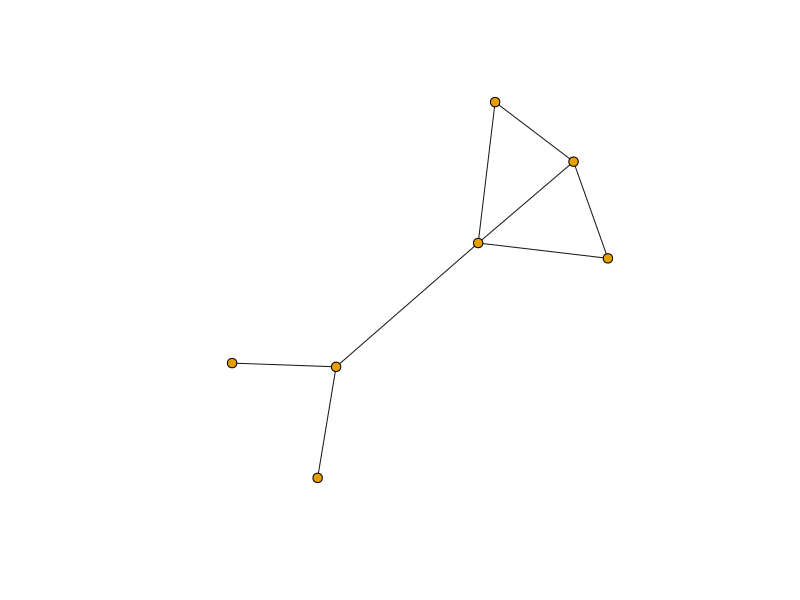
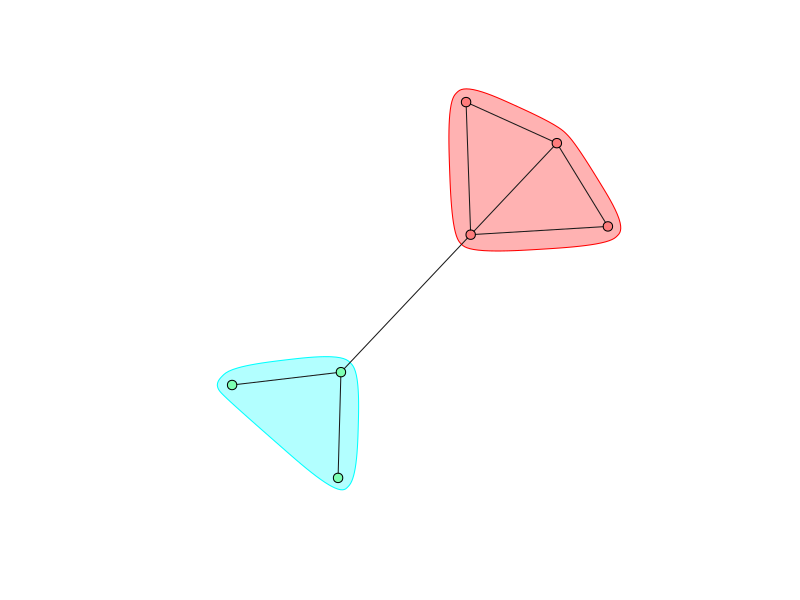
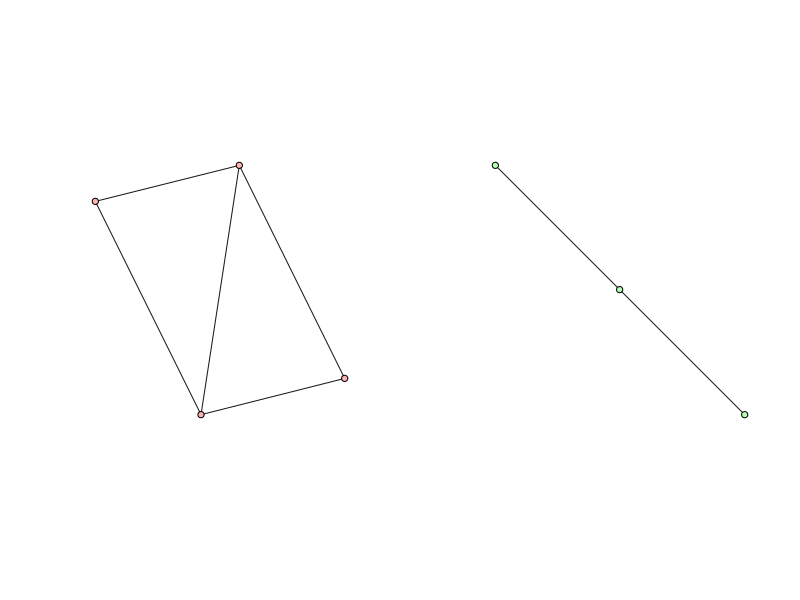
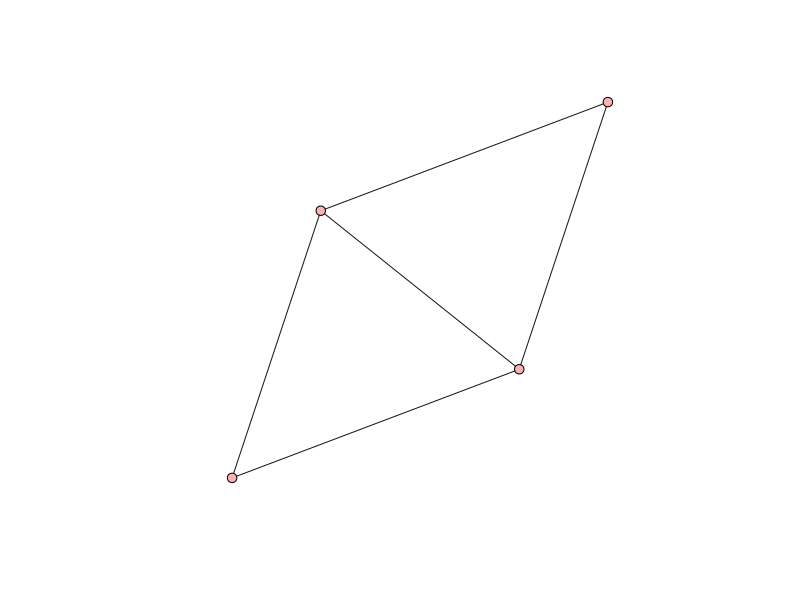
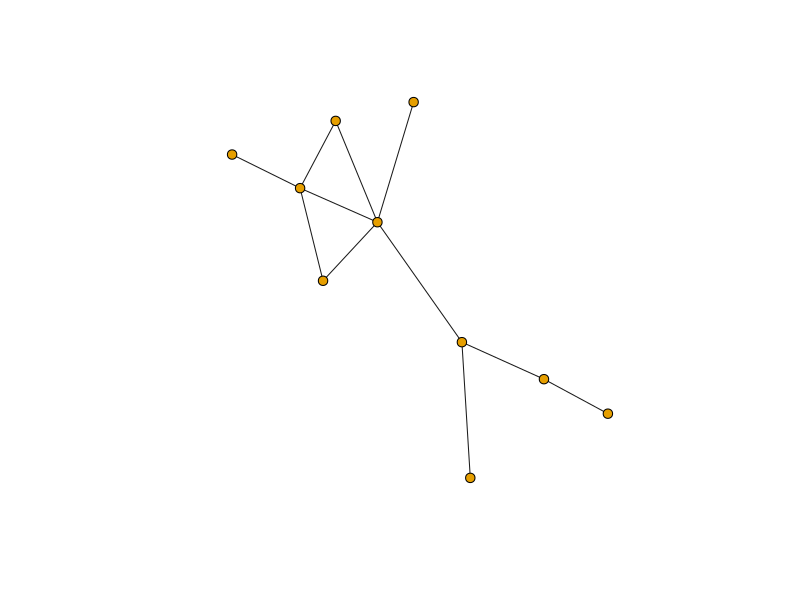
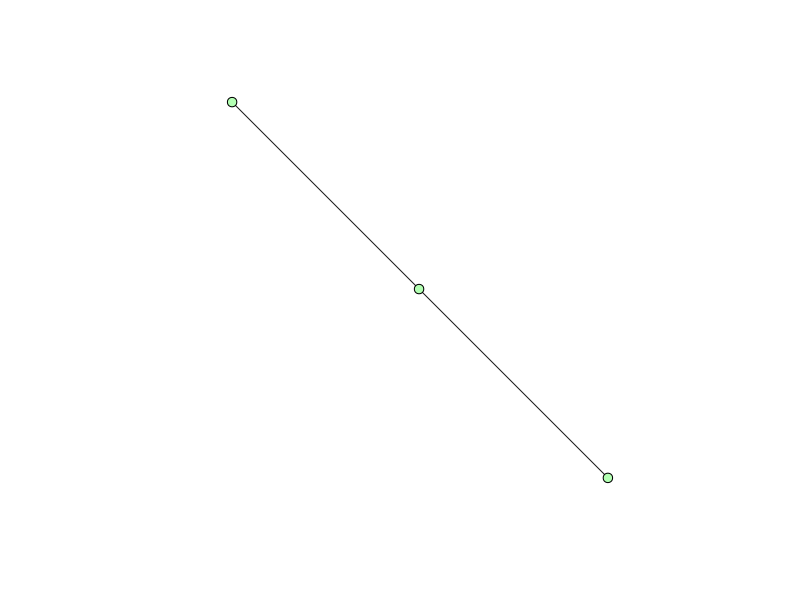
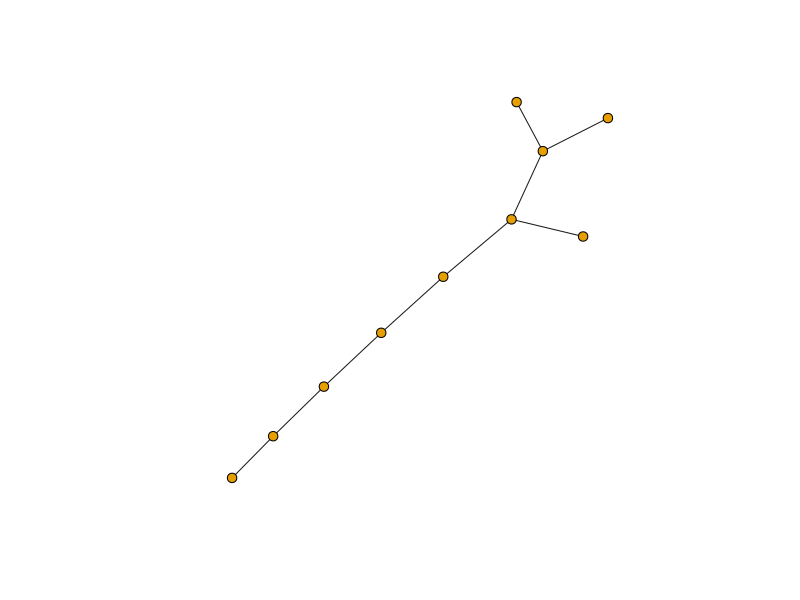
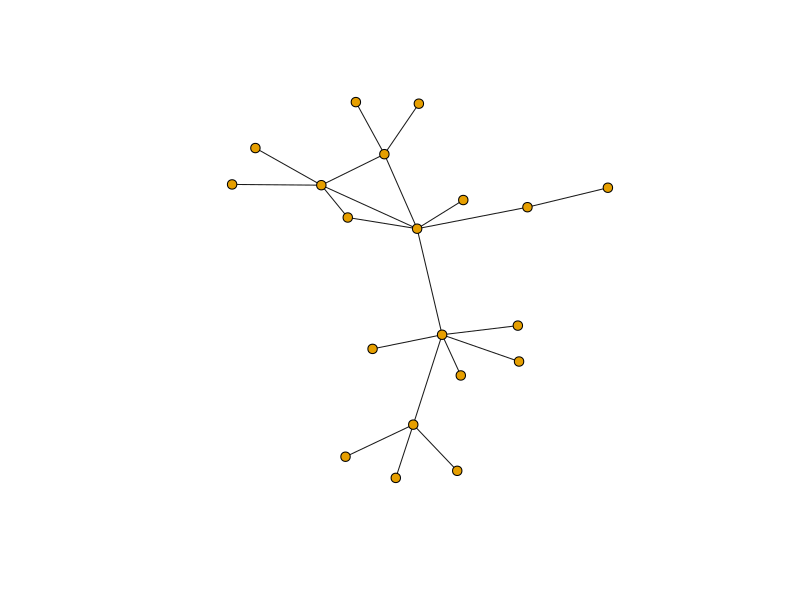

Source code (R) for these figures, in order:

#情感网络构建

#载入原始数据
#网络关系关注属性输入
from <- c("a","a","e","b","b","c","d","d","d","f")
#网络关系被关注属性输入
to <- c("c","e","c","e","c","d","g","g","f","d")
#建立关系数据
data <- data.frame(from = from, to = to)

#去重，元素集合重复元素合并
labels <- union(unique(data[,1]), unique(data[,2]))
#元素集合输出
labels

#建立向量名
ids <- 1:length(labels)
#向量命名
names(ids) <- labels
#输出向量
ids

#数据框data转化为edges矩阵
from <- as.character(data[,1])
to <- as.character(data[,2])
#转置矩阵生成
edges <- matrix(c(ids[from], ids[to]), nc = 2)

#加载igraph包
library("igraph")

#建立一个空的关系网络
library("igraph")
#网络方向为F，即无方向网络
g <- graph.empty(directed = F)

#添加点
g <- add.vertices(g, length(labels))
#为每个点添加名称信息
V(g)$label = labels 

#向关系网g中添加线edges信息
#t(edges) #矩阵转置
g <- add.edges(g, t(edges)) 

#合并重复线，把重复的次数作为线权重weigth
E(g) $weight <- count.multiple(g)
E(g) $weight

#添加情感属性 
V(g)$emotion = c("neutral")
V(g)$emotion



#构造情感网络参数函数
init.igraph <- function(data, dir = F, rem.multi = T){
  #去重
  labels <- union(unique(data[,1]), unique(data[,2]))
  #建立向量名
  ids <- 1:length(labels)
  #向量命名
  names(ids) <- labels
  #数据框转化为矩阵
  from <- as.character(data[,1])
  to <- as.character(data[,2])
  #转置矩阵生成
  edges <- matrix(c(ids[from], ids[to]), nc = 2)
  #设置网络方向性参数
  g <- graph.empty(directed = dir)
  #添加点
  g <- add.vertices(g, length(labels))
  V(g)$label = labels
  #添加情感属性
  V(g)$emotion = c("neutral")
  #合并重复线
  g <- add.edges(g, t(edges)) 
  if(rem.multi){
    E(g) $weight <- count.multiple(g)
    g <- simplify(g, remove.multiple = TRUE, remove.loops = TRUE, edge.attr.comb = 'mean')
  }
  g
}



#随机游走的社群发现

#根据数据读取生成基础情感网络
g <- init.igraph(data, dir =F)
#网络展示布局参数设置
par(mfcol = c(1,1))
#输出基础情感网络
plot(g,vertex.size =5 ,vertex.label= NA, edge.color = grey(0.1),layout = layout.fruchterman.reingold(g))




#设置随机游走的社群属性
member<- walktrap.community(g)
#把社群属性加载给网络特征
V(g)$member<- member$membership
member$membership

#获取分类社群数量
member.num<- length(table(V(g)$member))
#数量展示
member.num
#定义不同颜色给不同社群
mem.col<- rainbow(3,alpha = 0.3)
V(g)$color<- mem.col[member$membership]

#设置一个临时社群链表参数
member.list<- list()
for(i in 1:member.num){
  member.list<- c(member.list,list(which(V(g)$member==i)))
}
#划分好社群展示 
plot(g, vertex.color=V(g)$color, mark.groups = member.list, vertex.label= NA ,vertex.size =5 ,edge.color = grey(0.1))

#效果展示排布
par(mfcol = c(1,member.num))

#由社群不同生成的子图展示
for(i in 1:member.num){
  h<- induced_subgraph(g,V(g)$member==i)
  
  #展示
  plot(h,vertex.size =5 ,vertex.label= NA, edge.color = grey(0.1),layout = layout.fruchterman.reingold(h))
}

#效果展示排布
par(mfcol = c(1,1))

#第一子图
g1<- induced_subgraph(g,V(g)$member==1)

plot(g1,vertex.size =5 ,vertex.label= NA, edge.color = grey(0.1),layout = layout.fruchterman.reingold(g1))

#用于产生随机数的，程序涉及到了模拟或仿真的算法，42为编号 
set.seed(42)
g1.ba <- barabasi.game(10,directed = F, start.graph = g1)

#第一子图增长完成 
plot(g1.ba,vertex.size =5 ,vertex.label= NA, edge.color = grey(0.1),layout = layout.fruchterman.reingold(g1.ba))

#第二子图
g2<- induced_subgraph(g,V(g)$member==2)

label2 <- V(g)$label[which(V(g)$member==2)]

V(g2)$label = label2 

plot(g2,vertex.size =5 ,vertex.label= NA, edge.color = grey(0.1),layout = layout.fruchterman.reingold(g2))

set.seed(42)
g2.ba <- barabasi.game(10,directed = F, start.graph = g2)

plot(g2.ba,vertex.size =5 ,vertex.label= NA, edge.color = grey(0.1),layout = layout.fruchterman.reingold(g2.ba))


#图形合并
gn <- graph.union(g1.ba,g2.ba)

#完成增长效果
set.seed(50)
gn <- barabasi.game(20,directed = F, start.graph = g)
plot(gn,vertex.size =5 ,vertex.label= NA, edge.color = grey(0.1),layout = layout.fruchterman.reingold(gn))












